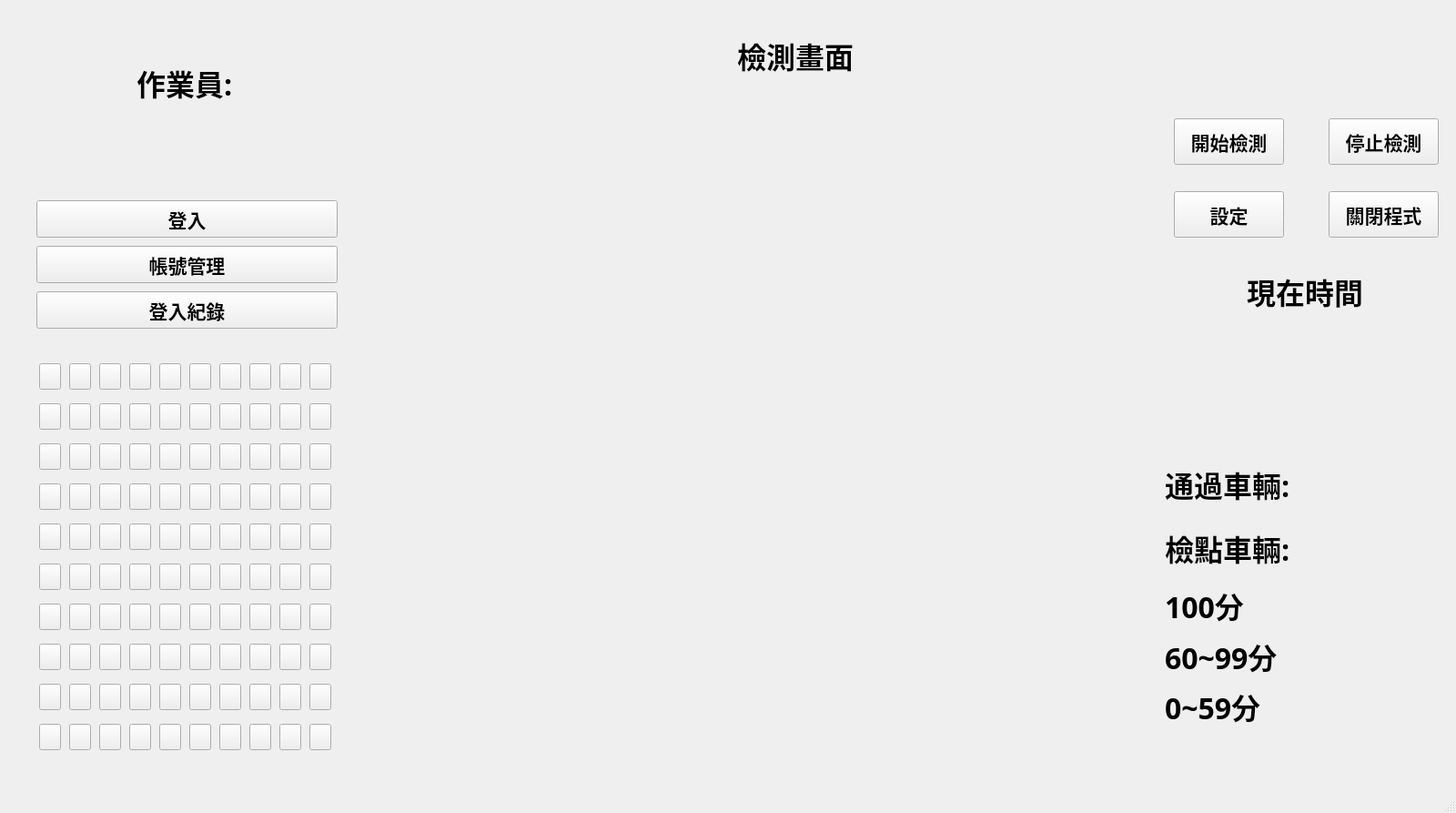
<?xml version="1.0" encoding="UTF-8"?>
<ui version="4.0">
 <class>MainWindow</class>
 <widget class="QMainWindow" name="MainWindow">
  <property name="enabled">
   <bool>true</bool>
  </property>
  <property name="geometry">
   <rect>
    <x>0</x>
    <y>0</y>
    <width>1600</width>
    <height>893</height>
   </rect>
  </property>
  <property name="windowTitle">
   <string>MainWindow</string>
  </property>
  <property name="styleSheet">
   <string notr="true"/>
  </property>
  <widget class="QWidget" name="centralwidget">
   <widget class="QWidget" name="gridLayoutWidget">
    <property name="geometry">
     <rect>
      <x>40</x>
      <y>390</y>
      <width>331</width>
      <height>451</height>
     </rect>
    </property>
    <layout class="QGridLayout" name="gridLayout">
     <item row="7" column="0">
      <widget class="QToolButton" name="toolButton_50">
       <property name="text">
        <string/>
       </property>
       <property name="iconSize">
        <size>
         <width>16</width>
         <height>22</height>
        </size>
       </property>
      </widget>
     </item>
     <item row="2" column="0">
      <widget class="QToolButton" name="toolButton_21">
       <property name="text">
        <string/>
       </property>
       <property name="iconSize">
        <size>
         <width>16</width>
         <height>22</height>
        </size>
       </property>
      </widget>
     </item>
     <item row="3" column="0">
      <widget class="QToolButton" name="toolButton_23">
       <property name="text">
        <string/>
       </property>
       <property name="iconSize">
        <size>
         <width>16</width>
         <height>22</height>
        </size>
       </property>
      </widget>
     </item>
     <item row="6" column="0">
      <widget class="QToolButton" name="toolButton_51">
       <property name="text">
        <string/>
       </property>
       <property name="iconSize">
        <size>
         <width>16</width>
         <height>22</height>
        </size>
       </property>
      </widget>
     </item>
     <item row="5" column="0">
      <widget class="QToolButton" name="toolButton_24">
       <property name="text">
        <string/>
       </property>
       <property name="iconSize">
        <size>
         <width>16</width>
         <height>22</height>
        </size>
       </property>
      </widget>
     </item>
     <item row="4" column="0">
      <widget class="QToolButton" name="toolButton_22">
       <property name="text">
        <string/>
       </property>
       <property name="iconSize">
        <size>
         <width>16</width>
         <height>22</height>
        </size>
       </property>
      </widget>
     </item>
     <item row="8" column="0">
      <widget class="QToolButton" name="toolButton_49">
       <property name="text">
        <string/>
       </property>
       <property name="iconSize">
        <size>
         <width>16</width>
         <height>22</height>
        </size>
       </property>
      </widget>
     </item>
     <item row="9" column="0">
      <widget class="QToolButton" name="toolButton_52">
       <property name="text">
        <string/>
       </property>
       <property name="iconSize">
        <size>
         <width>16</width>
         <height>22</height>
        </size>
       </property>
      </widget>
     </item>
     <item row="1" column="1">
      <widget class="QToolButton" name="toolButton_14">
       <property name="text">
        <string/>
       </property>
       <property name="iconSize">
        <size>
         <width>16</width>
         <height>22</height>
        </size>
       </property>
      </widget>
     </item>
     <item row="1" column="3">
      <widget class="QToolButton" name="toolButton_19">
       <property name="text">
        <string/>
       </property>
       <property name="iconSize">
        <size>
         <width>16</width>
         <height>22</height>
        </size>
       </property>
      </widget>
     </item>
     <item row="1" column="2">
      <widget class="QToolButton" name="toolButton_12">
       <property name="text">
        <string/>
       </property>
       <property name="iconSize">
        <size>
         <width>16</width>
         <height>22</height>
        </size>
       </property>
      </widget>
     </item>
     <item row="0" column="6">
      <widget class="QToolButton" name="toolButton_8">
       <property name="text">
        <string/>
       </property>
       <property name="iconSize">
        <size>
         <width>16</width>
         <height>22</height>
        </size>
       </property>
      </widget>
     </item>
     <item row="0" column="7">
      <widget class="QToolButton" name="toolButton_10">
       <property name="text">
        <string/>
       </property>
       <property name="iconSize">
        <size>
         <width>16</width>
         <height>22</height>
        </size>
       </property>
      </widget>
     </item>
     <item row="0" column="0">
      <widget class="QToolButton" name="toolButton">
       <property name="text">
        <string/>
       </property>
       <property name="iconSize">
        <size>
         <width>16</width>
         <height>22</height>
        </size>
       </property>
      </widget>
     </item>
     <item row="0" column="5">
      <widget class="QToolButton" name="toolButton_7">
       <property name="text">
        <string/>
       </property>
       <property name="iconSize">
        <size>
         <width>16</width>
         <height>22</height>
        </size>
       </property>
      </widget>
     </item>
     <item row="0" column="3">
      <widget class="QToolButton" name="toolButton_4">
       <property name="text">
        <string/>
       </property>
       <property name="iconSize">
        <size>
         <width>16</width>
         <height>22</height>
        </size>
       </property>
      </widget>
     </item>
     <item row="0" column="4">
      <widget class="QToolButton" name="toolButton_5">
       <property name="text">
        <string/>
       </property>
       <property name="iconSize">
        <size>
         <width>16</width>
         <height>22</height>
        </size>
       </property>
      </widget>
     </item>
     <item row="0" column="1">
      <widget class="QToolButton" name="toolButton_2">
       <property name="text">
        <string/>
       </property>
       <property name="iconSize">
        <size>
         <width>16</width>
         <height>22</height>
        </size>
       </property>
      </widget>
     </item>
     <item row="0" column="9">
      <widget class="QToolButton" name="toolButton_6">
       <property name="text">
        <string/>
       </property>
       <property name="iconSize">
        <size>
         <width>16</width>
         <height>22</height>
        </size>
       </property>
      </widget>
     </item>
     <item row="0" column="2">
      <widget class="QToolButton" name="toolButton_3">
       <property name="text">
        <string/>
       </property>
       <property name="iconSize">
        <size>
         <width>16</width>
         <height>22</height>
        </size>
       </property>
      </widget>
     </item>
     <item row="0" column="8">
      <widget class="QToolButton" name="toolButton_9">
       <property name="text">
        <string/>
       </property>
       <property name="iconSize">
        <size>
         <width>16</width>
         <height>22</height>
        </size>
       </property>
      </widget>
     </item>
     <item row="1" column="4">
      <widget class="QToolButton" name="toolButton_20">
       <property name="text">
        <string/>
       </property>
       <property name="iconSize">
        <size>
         <width>16</width>
         <height>22</height>
        </size>
       </property>
      </widget>
     </item>
     <item row="1" column="7">
      <widget class="QToolButton" name="toolButton_11">
       <property name="text">
        <string/>
       </property>
       <property name="iconSize">
        <size>
         <width>16</width>
         <height>22</height>
        </size>
       </property>
      </widget>
     </item>
     <item row="1" column="5">
      <widget class="QToolButton" name="toolButton_17">
       <property name="text">
        <string/>
       </property>
       <property name="iconSize">
        <size>
         <width>16</width>
         <height>22</height>
        </size>
       </property>
      </widget>
     </item>
     <item row="1" column="6">
      <widget class="QToolButton" name="toolButton_18">
       <property name="text">
        <string/>
       </property>
       <property name="iconSize">
        <size>
         <width>16</width>
         <height>22</height>
        </size>
       </property>
      </widget>
     </item>
     <item row="1" column="8">
      <widget class="QToolButton" name="toolButton_13">
       <property name="text">
        <string/>
       </property>
       <property name="iconSize">
        <size>
         <width>16</width>
         <height>22</height>
        </size>
       </property>
      </widget>
     </item>
     <item row="1" column="9">
      <widget class="QToolButton" name="toolButton_15">
       <property name="text">
        <string/>
       </property>
       <property name="iconSize">
        <size>
         <width>16</width>
         <height>22</height>
        </size>
       </property>
      </widget>
     </item>
     <item row="1" column="0">
      <widget class="QToolButton" name="toolButton_16">
       <property name="text">
        <string/>
       </property>
       <property name="iconSize">
        <size>
         <width>16</width>
         <height>22</height>
        </size>
       </property>
      </widget>
     </item>
     <item row="2" column="1">
      <widget class="QToolButton" name="toolButton_89">
       <property name="text">
        <string/>
       </property>
       <property name="iconSize">
        <size>
         <width>16</width>
         <height>22</height>
        </size>
       </property>
      </widget>
     </item>
     <item row="2" column="2">
      <widget class="QToolButton" name="toolButton_85">
       <property name="text">
        <string/>
       </property>
       <property name="iconSize">
        <size>
         <width>16</width>
         <height>22</height>
        </size>
       </property>
      </widget>
     </item>
     <item row="2" column="3">
      <widget class="QToolButton" name="toolButton_87">
       <property name="text">
        <string/>
       </property>
       <property name="iconSize">
        <size>
         <width>16</width>
         <height>22</height>
        </size>
       </property>
      </widget>
     </item>
     <item row="2" column="4">
      <widget class="QToolButton" name="toolButton_88">
       <property name="text">
        <string/>
       </property>
       <property name="iconSize">
        <size>
         <width>16</width>
         <height>22</height>
        </size>
       </property>
      </widget>
     </item>
     <item row="2" column="5">
      <widget class="QToolButton" name="toolButton_84">
       <property name="text">
        <string/>
       </property>
       <property name="iconSize">
        <size>
         <width>16</width>
         <height>22</height>
        </size>
       </property>
      </widget>
     </item>
     <item row="2" column="6">
      <widget class="QToolButton" name="toolButton_86">
       <property name="text">
        <string/>
       </property>
       <property name="iconSize">
        <size>
         <width>16</width>
         <height>22</height>
        </size>
       </property>
      </widget>
     </item>
     <item row="2" column="7">
      <widget class="QToolButton" name="toolButton_82">
       <property name="text">
        <string/>
       </property>
       <property name="iconSize">
        <size>
         <width>16</width>
         <height>22</height>
        </size>
       </property>
      </widget>
     </item>
     <item row="2" column="8">
      <widget class="QToolButton" name="toolButton_83">
       <property name="text">
        <string/>
       </property>
       <property name="iconSize">
        <size>
         <width>16</width>
         <height>22</height>
        </size>
       </property>
      </widget>
     </item>
     <item row="2" column="9">
      <widget class="QToolButton" name="toolButton_81">
       <property name="text">
        <string/>
       </property>
       <property name="iconSize">
        <size>
         <width>16</width>
         <height>22</height>
        </size>
       </property>
      </widget>
     </item>
     <item row="3" column="1">
      <widget class="QToolButton" name="toolButton_98">
       <property name="text">
        <string/>
       </property>
       <property name="iconSize">
        <size>
         <width>16</width>
         <height>22</height>
        </size>
       </property>
      </widget>
     </item>
     <item row="3" column="2">
      <widget class="QToolButton" name="toolButton_92">
       <property name="text">
        <string/>
       </property>
       <property name="iconSize">
        <size>
         <width>16</width>
         <height>22</height>
        </size>
       </property>
      </widget>
     </item>
     <item row="3" column="3">
      <widget class="QToolButton" name="toolButton_91">
       <property name="text">
        <string/>
       </property>
       <property name="iconSize">
        <size>
         <width>16</width>
         <height>22</height>
        </size>
       </property>
      </widget>
     </item>
     <item row="3" column="4">
      <widget class="QToolButton" name="toolButton_95">
       <property name="text">
        <string/>
       </property>
       <property name="iconSize">
        <size>
         <width>16</width>
         <height>22</height>
        </size>
       </property>
      </widget>
     </item>
     <item row="3" column="5">
      <widget class="QToolButton" name="toolButton_93">
       <property name="text">
        <string/>
       </property>
       <property name="iconSize">
        <size>
         <width>16</width>
         <height>22</height>
        </size>
       </property>
      </widget>
     </item>
     <item row="3" column="6">
      <widget class="QToolButton" name="toolButton_90">
       <property name="text">
        <string/>
       </property>
       <property name="iconSize">
        <size>
         <width>16</width>
         <height>22</height>
        </size>
       </property>
      </widget>
     </item>
     <item row="3" column="7">
      <widget class="QToolButton" name="toolButton_94">
       <property name="text">
        <string/>
       </property>
       <property name="iconSize">
        <size>
         <width>16</width>
         <height>22</height>
        </size>
       </property>
      </widget>
     </item>
     <item row="3" column="8">
      <widget class="QToolButton" name="toolButton_96">
       <property name="text">
        <string/>
       </property>
       <property name="iconSize">
        <size>
         <width>16</width>
         <height>22</height>
        </size>
       </property>
      </widget>
     </item>
     <item row="3" column="9">
      <widget class="QToolButton" name="toolButton_97">
       <property name="text">
        <string/>
       </property>
       <property name="iconSize">
        <size>
         <width>16</width>
         <height>22</height>
        </size>
       </property>
      </widget>
     </item>
     <item row="4" column="1">
      <widget class="QToolButton" name="toolButton_107">
       <property name="text">
        <string/>
       </property>
       <property name="iconSize">
        <size>
         <width>16</width>
         <height>22</height>
        </size>
       </property>
      </widget>
     </item>
     <item row="4" column="2">
      <widget class="QToolButton" name="toolButton_106">
       <property name="text">
        <string/>
       </property>
       <property name="iconSize">
        <size>
         <width>16</width>
         <height>22</height>
        </size>
       </property>
      </widget>
     </item>
     <item row="4" column="3">
      <widget class="QToolButton" name="toolButton_101">
       <property name="text">
        <string/>
       </property>
       <property name="iconSize">
        <size>
         <width>16</width>
         <height>22</height>
        </size>
       </property>
      </widget>
     </item>
     <item row="4" column="4">
      <widget class="QToolButton" name="toolButton_104">
       <property name="text">
        <string/>
       </property>
       <property name="iconSize">
        <size>
         <width>16</width>
         <height>22</height>
        </size>
       </property>
      </widget>
     </item>
     <item row="4" column="5">
      <widget class="QToolButton" name="toolButton_102">
       <property name="text">
        <string/>
       </property>
       <property name="iconSize">
        <size>
         <width>16</width>
         <height>22</height>
        </size>
       </property>
      </widget>
     </item>
     <item row="4" column="6">
      <widget class="QToolButton" name="toolButton_99">
       <property name="text">
        <string/>
       </property>
       <property name="iconSize">
        <size>
         <width>16</width>
         <height>22</height>
        </size>
       </property>
      </widget>
     </item>
     <item row="4" column="7">
      <widget class="QToolButton" name="toolButton_103">
       <property name="text">
        <string/>
       </property>
       <property name="iconSize">
        <size>
         <width>16</width>
         <height>22</height>
        </size>
       </property>
      </widget>
     </item>
     <item row="4" column="8">
      <widget class="QToolButton" name="toolButton_105">
       <property name="text">
        <string/>
       </property>
       <property name="iconSize">
        <size>
         <width>16</width>
         <height>22</height>
        </size>
       </property>
      </widget>
     </item>
     <item row="4" column="9">
      <widget class="QToolButton" name="toolButton_100">
       <property name="text">
        <string/>
       </property>
       <property name="iconSize">
        <size>
         <width>16</width>
         <height>22</height>
        </size>
       </property>
      </widget>
     </item>
     <item row="5" column="1">
      <widget class="QToolButton" name="toolButton_116">
       <property name="text">
        <string/>
       </property>
       <property name="iconSize">
        <size>
         <width>16</width>
         <height>22</height>
        </size>
       </property>
      </widget>
     </item>
     <item row="5" column="2">
      <widget class="QToolButton" name="toolButton_110">
       <property name="text">
        <string/>
       </property>
       <property name="iconSize">
        <size>
         <width>16</width>
         <height>22</height>
        </size>
       </property>
      </widget>
     </item>
     <item row="5" column="3">
      <widget class="QToolButton" name="toolButton_115">
       <property name="text">
        <string/>
       </property>
       <property name="iconSize">
        <size>
         <width>16</width>
         <height>22</height>
        </size>
       </property>
      </widget>
     </item>
     <item row="5" column="4">
      <widget class="QToolButton" name="toolButton_109">
       <property name="text">
        <string/>
       </property>
       <property name="iconSize">
        <size>
         <width>16</width>
         <height>22</height>
        </size>
       </property>
      </widget>
     </item>
     <item row="5" column="5">
      <widget class="QToolButton" name="toolButton_108">
       <property name="text">
        <string/>
       </property>
       <property name="iconSize">
        <size>
         <width>16</width>
         <height>22</height>
        </size>
       </property>
      </widget>
     </item>
     <item row="5" column="6">
      <widget class="QToolButton" name="toolButton_114">
       <property name="text">
        <string/>
       </property>
       <property name="iconSize">
        <size>
         <width>16</width>
         <height>22</height>
        </size>
       </property>
      </widget>
     </item>
     <item row="5" column="7">
      <widget class="QToolButton" name="toolButton_111">
       <property name="text">
        <string/>
       </property>
       <property name="iconSize">
        <size>
         <width>16</width>
         <height>22</height>
        </size>
       </property>
      </widget>
     </item>
     <item row="5" column="8">
      <widget class="QToolButton" name="toolButton_113">
       <property name="text">
        <string/>
       </property>
       <property name="iconSize">
        <size>
         <width>16</width>
         <height>22</height>
        </size>
       </property>
      </widget>
     </item>
     <item row="5" column="9">
      <widget class="QToolButton" name="toolButton_112">
       <property name="text">
        <string/>
       </property>
       <property name="iconSize">
        <size>
         <width>16</width>
         <height>22</height>
        </size>
       </property>
      </widget>
     </item>
     <item row="6" column="1">
      <widget class="QToolButton" name="toolButton_125">
       <property name="text">
        <string/>
       </property>
       <property name="iconSize">
        <size>
         <width>16</width>
         <height>22</height>
        </size>
       </property>
      </widget>
     </item>
     <item row="6" column="2">
      <widget class="QToolButton" name="toolButton_122">
       <property name="text">
        <string/>
       </property>
       <property name="iconSize">
        <size>
         <width>16</width>
         <height>22</height>
        </size>
       </property>
      </widget>
     </item>
     <item row="6" column="3">
      <widget class="QToolButton" name="toolButton_119">
       <property name="text">
        <string/>
       </property>
       <property name="iconSize">
        <size>
         <width>16</width>
         <height>22</height>
        </size>
       </property>
      </widget>
     </item>
     <item row="6" column="4">
      <widget class="QToolButton" name="toolButton_121">
       <property name="text">
        <string/>
       </property>
       <property name="iconSize">
        <size>
         <width>16</width>
         <height>22</height>
        </size>
       </property>
      </widget>
     </item>
     <item row="6" column="5">
      <widget class="QToolButton" name="toolButton_120">
       <property name="text">
        <string/>
       </property>
       <property name="iconSize">
        <size>
         <width>16</width>
         <height>22</height>
        </size>
       </property>
      </widget>
     </item>
     <item row="6" column="6">
      <widget class="QToolButton" name="toolButton_123">
       <property name="text">
        <string/>
       </property>
       <property name="iconSize">
        <size>
         <width>16</width>
         <height>22</height>
        </size>
       </property>
      </widget>
     </item>
     <item row="6" column="7">
      <widget class="QToolButton" name="toolButton_124">
       <property name="text">
        <string/>
       </property>
       <property name="iconSize">
        <size>
         <width>16</width>
         <height>22</height>
        </size>
       </property>
      </widget>
     </item>
     <item row="6" column="8">
      <widget class="QToolButton" name="toolButton_118">
       <property name="text">
        <string/>
       </property>
       <property name="iconSize">
        <size>
         <width>16</width>
         <height>22</height>
        </size>
       </property>
      </widget>
     </item>
     <item row="6" column="9">
      <widget class="QToolButton" name="toolButton_117">
       <property name="text">
        <string/>
       </property>
       <property name="iconSize">
        <size>
         <width>16</width>
         <height>22</height>
        </size>
       </property>
      </widget>
     </item>
     <item row="7" column="1">
      <widget class="QToolButton" name="toolButton_134">
       <property name="text">
        <string/>
       </property>
       <property name="iconSize">
        <size>
         <width>16</width>
         <height>22</height>
        </size>
       </property>
      </widget>
     </item>
     <item row="7" column="2">
      <widget class="QToolButton" name="toolButton_131">
       <property name="text">
        <string/>
       </property>
       <property name="iconSize">
        <size>
         <width>16</width>
         <height>22</height>
        </size>
       </property>
      </widget>
     </item>
     <item row="7" column="3">
      <widget class="QToolButton" name="toolButton_128">
       <property name="text">
        <string/>
       </property>
       <property name="iconSize">
        <size>
         <width>16</width>
         <height>22</height>
        </size>
       </property>
      </widget>
     </item>
     <item row="7" column="4">
      <widget class="QToolButton" name="toolButton_130">
       <property name="text">
        <string/>
       </property>
       <property name="iconSize">
        <size>
         <width>16</width>
         <height>22</height>
        </size>
       </property>
      </widget>
     </item>
     <item row="7" column="5">
      <widget class="QToolButton" name="toolButton_133">
       <property name="text">
        <string/>
       </property>
       <property name="iconSize">
        <size>
         <width>16</width>
         <height>22</height>
        </size>
       </property>
      </widget>
     </item>
     <item row="7" column="6">
      <widget class="QToolButton" name="toolButton_132">
       <property name="text">
        <string/>
       </property>
       <property name="iconSize">
        <size>
         <width>16</width>
         <height>22</height>
        </size>
       </property>
      </widget>
     </item>
     <item row="7" column="7">
      <widget class="QToolButton" name="toolButton_126">
       <property name="text">
        <string/>
       </property>
       <property name="iconSize">
        <size>
         <width>16</width>
         <height>22</height>
        </size>
       </property>
      </widget>
     </item>
     <item row="7" column="8">
      <widget class="QToolButton" name="toolButton_127">
       <property name="text">
        <string/>
       </property>
       <property name="iconSize">
        <size>
         <width>16</width>
         <height>22</height>
        </size>
       </property>
      </widget>
     </item>
     <item row="7" column="9">
      <widget class="QToolButton" name="toolButton_129">
       <property name="text">
        <string/>
       </property>
       <property name="iconSize">
        <size>
         <width>16</width>
         <height>22</height>
        </size>
       </property>
      </widget>
     </item>
     <item row="8" column="1">
      <widget class="QToolButton" name="toolButton_143">
       <property name="text">
        <string/>
       </property>
       <property name="iconSize">
        <size>
         <width>16</width>
         <height>22</height>
        </size>
       </property>
      </widget>
     </item>
     <item row="8" column="2">
      <widget class="QToolButton" name="toolButton_142">
       <property name="text">
        <string/>
       </property>
       <property name="iconSize">
        <size>
         <width>16</width>
         <height>22</height>
        </size>
       </property>
      </widget>
     </item>
     <item row="8" column="3">
      <widget class="QToolButton" name="toolButton_138">
       <property name="text">
        <string/>
       </property>
       <property name="iconSize">
        <size>
         <width>16</width>
         <height>22</height>
        </size>
       </property>
      </widget>
     </item>
     <item row="8" column="4">
      <widget class="QToolButton" name="toolButton_136">
       <property name="text">
        <string/>
       </property>
       <property name="iconSize">
        <size>
         <width>16</width>
         <height>22</height>
        </size>
       </property>
      </widget>
     </item>
     <item row="8" column="5">
      <widget class="QToolButton" name="toolButton_135">
       <property name="text">
        <string/>
       </property>
       <property name="iconSize">
        <size>
         <width>16</width>
         <height>22</height>
        </size>
       </property>
      </widget>
     </item>
     <item row="8" column="6">
      <widget class="QToolButton" name="toolButton_140">
       <property name="text">
        <string/>
       </property>
       <property name="iconSize">
        <size>
         <width>16</width>
         <height>22</height>
        </size>
       </property>
      </widget>
     </item>
     <item row="8" column="7">
      <widget class="QToolButton" name="toolButton_141">
       <property name="text">
        <string/>
       </property>
       <property name="iconSize">
        <size>
         <width>16</width>
         <height>22</height>
        </size>
       </property>
      </widget>
     </item>
     <item row="8" column="8">
      <widget class="QToolButton" name="toolButton_137">
       <property name="text">
        <string/>
       </property>
       <property name="iconSize">
        <size>
         <width>16</width>
         <height>22</height>
        </size>
       </property>
      </widget>
     </item>
     <item row="8" column="9">
      <widget class="QToolButton" name="toolButton_139">
       <property name="text">
        <string/>
       </property>
       <property name="iconSize">
        <size>
         <width>16</width>
         <height>22</height>
        </size>
       </property>
      </widget>
     </item>
     <item row="9" column="1">
      <widget class="QToolButton" name="toolButton_152">
       <property name="text">
        <string/>
       </property>
       <property name="iconSize">
        <size>
         <width>16</width>
         <height>22</height>
        </size>
       </property>
      </widget>
     </item>
     <item row="9" column="2">
      <widget class="QToolButton" name="toolButton_148">
       <property name="text">
        <string/>
       </property>
       <property name="iconSize">
        <size>
         <width>16</width>
         <height>22</height>
        </size>
       </property>
      </widget>
     </item>
     <item row="9" column="3">
      <widget class="QToolButton" name="toolButton_144">
       <property name="text">
        <string/>
       </property>
       <property name="iconSize">
        <size>
         <width>16</width>
         <height>22</height>
        </size>
       </property>
      </widget>
     </item>
     <item row="9" column="4">
      <widget class="QToolButton" name="toolButton_149">
       <property name="text">
        <string/>
       </property>
       <property name="iconSize">
        <size>
         <width>16</width>
         <height>22</height>
        </size>
       </property>
      </widget>
     </item>
     <item row="9" column="5">
      <widget class="QToolButton" name="toolButton_145">
       <property name="text">
        <string/>
       </property>
       <property name="iconSize">
        <size>
         <width>16</width>
         <height>22</height>
        </size>
       </property>
      </widget>
     </item>
     <item row="9" column="6">
      <widget class="QToolButton" name="toolButton_146">
       <property name="text">
        <string/>
       </property>
       <property name="iconSize">
        <size>
         <width>16</width>
         <height>22</height>
        </size>
       </property>
      </widget>
     </item>
     <item row="9" column="7">
      <widget class="QToolButton" name="toolButton_147">
       <property name="text">
        <string/>
       </property>
       <property name="iconSize">
        <size>
         <width>16</width>
         <height>22</height>
        </size>
       </property>
      </widget>
     </item>
     <item row="9" column="8">
      <widget class="QToolButton" name="toolButton_151">
       <property name="text">
        <string/>
       </property>
       <property name="iconSize">
        <size>
         <width>16</width>
         <height>22</height>
        </size>
       </property>
      </widget>
     </item>
     <item row="9" column="9">
      <widget class="QToolButton" name="toolButton_150">
       <property name="text">
        <string/>
       </property>
       <property name="iconSize">
        <size>
         <width>16</width>
         <height>22</height>
        </size>
       </property>
      </widget>
     </item>
    </layout>
   </widget>
   <widget class="QPushButton" name="pushButton">
    <property name="geometry">
     <rect>
      <x>40</x>
      <y>220</y>
      <width>331</width>
      <height>41</height>
     </rect>
    </property>
    <property name="font">
     <font>
      <family>微軟正黑體</family>
      <pointsize>16</pointsize>
      <weight>75</weight>
      <bold>true</bold>
     </font>
    </property>
    <property name="text">
     <string>登入</string>
    </property>
   </widget>
   <widget class="QPushButton" name="pushButton_2">
    <property name="geometry">
     <rect>
      <x>40</x>
      <y>270</y>
      <width>331</width>
      <height>41</height>
     </rect>
    </property>
    <property name="font">
     <font>
      <family>微軟正黑體</family>
      <pointsize>16</pointsize>
      <weight>75</weight>
      <bold>true</bold>
     </font>
    </property>
    <property name="text">
     <string>帳號管理</string>
    </property>
   </widget>
   <widget class="QLabel" name="label">
    <property name="geometry">
     <rect>
      <x>150</x>
      <y>60</y>
      <width>111</width>
      <height>61</height>
     </rect>
    </property>
    <property name="font">
     <font>
      <family>微軟正黑體</family>
      <pointsize>24</pointsize>
      <weight>75</weight>
      <bold>true</bold>
     </font>
    </property>
    <property name="text">
     <string>作業員:</string>
    </property>
   </widget>
   <widget class="QLabel" name="label_2">
    <property name="geometry">
     <rect>
      <x>810</x>
      <y>30</y>
      <width>141</width>
      <height>61</height>
     </rect>
    </property>
    <property name="font">
     <font>
      <family>微軟正黑體</family>
      <pointsize>24</pointsize>
      <weight>75</weight>
      <bold>true</bold>
     </font>
    </property>
    <property name="text">
     <string>檢測畫面</string>
    </property>
   </widget>
   <widget class="QPushButton" name="pushButton_3">
    <property name="geometry">
     <rect>
      <x>1290</x>
      <y>130</y>
      <width>121</width>
      <height>51</height>
     </rect>
    </property>
    <property name="font">
     <font>
      <family>微軟正黑體</family>
      <pointsize>16</pointsize>
      <weight>75</weight>
      <bold>true</bold>
     </font>
    </property>
    <property name="text">
     <string>開始檢測</string>
    </property>
   </widget>
   <widget class="QPushButton" name="pushButton_4">
    <property name="geometry">
     <rect>
      <x>1460</x>
      <y>130</y>
      <width>121</width>
      <height>51</height>
     </rect>
    </property>
    <property name="font">
     <font>
      <family>微軟正黑體</family>
      <pointsize>16</pointsize>
      <weight>75</weight>
      <bold>true</bold>
     </font>
    </property>
    <property name="text">
     <string>停止檢測</string>
    </property>
   </widget>
   <widget class="QPushButton" name="pushButton_5">
    <property name="geometry">
     <rect>
      <x>1460</x>
      <y>210</y>
      <width>121</width>
      <height>51</height>
     </rect>
    </property>
    <property name="font">
     <font>
      <family>微軟正黑體</family>
      <pointsize>16</pointsize>
      <weight>75</weight>
      <bold>true</bold>
     </font>
    </property>
    <property name="text">
     <string>關閉程式</string>
    </property>
   </widget>
   <widget class="QWidget" name="verticalLayoutWidget">
    <property name="geometry">
     <rect>
      <x>1280</x>
      <y>500</y>
      <width>160</width>
      <height>134</height>
     </rect>
    </property>
    <layout class="QVBoxLayout" name="verticalLayout">
     <item>
      <widget class="QLabel" name="label_3">
       <property name="font">
        <font>
         <family>微軟正黑體</family>
         <pointsize>24</pointsize>
         <weight>75</weight>
         <bold>true</bold>
        </font>
       </property>
       <property name="text">
        <string>通過車輛:</string>
       </property>
      </widget>
     </item>
     <item>
      <widget class="QLabel" name="label_5">
       <property name="font">
        <font>
         <family>微軟正黑體</family>
         <pointsize>24</pointsize>
         <weight>75</weight>
         <bold>true</bold>
        </font>
       </property>
       <property name="text">
        <string>檢點車輛:</string>
       </property>
      </widget>
     </item>
    </layout>
   </widget>
   <widget class="QLabel" name="label_4">
    <property name="geometry">
     <rect>
      <x>1370</x>
      <y>300</y>
      <width>131</width>
      <height>40</height>
     </rect>
    </property>
    <property name="font">
     <font>
      <family>微軟正黑體</family>
      <pointsize>24</pointsize>
      <weight>75</weight>
      <bold>true</bold>
     </font>
    </property>
    <property name="text">
     <string>現在時間</string>
    </property>
   </widget>
   <widget class="QWidget" name="verticalLayoutWidget_2">
    <property name="geometry">
     <rect>
      <x>1280</x>
      <y>640</y>
      <width>221</width>
      <height>161</height>
     </rect>
    </property>
    <layout class="QVBoxLayout" name="verticalLayout_2">
     <item>
      <widget class="QLabel" name="label_6">
       <property name="font">
        <font>
         <family>微軟正黑體</family>
         <pointsize>24</pointsize>
         <weight>75</weight>
         <bold>true</bold>
        </font>
       </property>
       <property name="text">
        <string>100分</string>
       </property>
      </widget>
     </item>
     <item>
      <widget class="QLabel" name="label_8">
       <property name="font">
        <font>
         <family>微軟正黑體</family>
         <pointsize>24</pointsize>
         <weight>75</weight>
         <bold>true</bold>
        </font>
       </property>
       <property name="text">
        <string>60~99分</string>
       </property>
      </widget>
     </item>
     <item>
      <widget class="QLabel" name="label_7">
       <property name="font">
        <font>
         <family>微軟正黑體</family>
         <pointsize>24</pointsize>
         <weight>75</weight>
         <bold>true</bold>
        </font>
       </property>
       <property name="text">
        <string>0~59分</string>
       </property>
      </widget>
     </item>
    </layout>
   </widget>
   <widget class="QLabel" name="label_9">
    <property name="geometry">
     <rect>
      <x>0</x>
      <y>0</y>
      <width>1600</width>
      <height>900</height>
     </rect>
    </property>
    <property name="text">
     <string/>
    </property>
    <property name="pixmap">
     <pixmap>resource/background.jpg</pixmap>
    </property>
   </widget>
   <widget class="QLabel" name="label_10">
    <property name="geometry">
     <rect>
      <x>1350</x>
      <y>20</y>
      <width>181</width>
      <height>91</height>
     </rect>
    </property>
    <property name="text">
     <string/>
    </property>
    <property name="pixmap">
     <pixmap>resource/chernger.png</pixmap>
    </property>
    <property name="scaledContents">
     <bool>true</bool>
    </property>
   </widget>
   <widget class="QLabel" name="label_11">
    <property name="geometry">
     <rect>
      <x>420</x>
      <y>140</y>
      <width>821</width>
      <height>682</height>
     </rect>
    </property>
    <property name="text">
     <string/>
    </property>
   </widget>
   <widget class="QPushButton" name="pushButton_6">
    <property name="geometry">
     <rect>
      <x>40</x>
      <y>320</y>
      <width>331</width>
      <height>41</height>
     </rect>
    </property>
    <property name="font">
     <font>
      <family>微軟正黑體</family>
      <pointsize>16</pointsize>
      <weight>75</weight>
      <bold>true</bold>
     </font>
    </property>
    <property name="text">
     <string>登入紀錄</string>
    </property>
   </widget>
   <widget class="QLabel" name="label_12">
    <property name="geometry">
     <rect>
      <x>1330</x>
      <y>340</y>
      <width>211</width>
      <height>61</height>
     </rect>
    </property>
    <property name="font">
     <font>
      <family>微軟正黑體</family>
      <pointsize>16</pointsize>
      <weight>75</weight>
      <bold>true</bold>
     </font>
    </property>
    <property name="text">
     <string/>
    </property>
    <property name="alignment">
     <set>Qt::AlignCenter</set>
    </property>
   </widget>
   <widget class="QLabel" name="label_13">
    <property name="geometry">
     <rect>
      <x>1460</x>
      <y>510</y>
      <width>91</width>
      <height>41</height>
     </rect>
    </property>
    <property name="font">
     <font>
      <family>微軟正黑體</family>
      <pointsize>24</pointsize>
      <weight>75</weight>
      <bold>true</bold>
     </font>
    </property>
    <property name="text">
     <string/>
    </property>
   </widget>
   <widget class="QPushButton" name="pushButton_7">
    <property name="geometry">
     <rect>
      <x>1290</x>
      <y>210</y>
      <width>121</width>
      <height>51</height>
     </rect>
    </property>
    <property name="font">
     <font>
      <family>微軟正黑體</family>
      <pointsize>16</pointsize>
      <weight>75</weight>
      <bold>true</bold>
     </font>
    </property>
    <property name="text">
     <string>設定</string>
    </property>
   </widget>
   <zorder>label_9</zorder>
   <zorder>gridLayoutWidget</zorder>
   <zorder>pushButton</zorder>
   <zorder>pushButton_2</zorder>
   <zorder>label</zorder>
   <zorder>label_2</zorder>
   <zorder>pushButton_3</zorder>
   <zorder>pushButton_4</zorder>
   <zorder>pushButton_5</zorder>
   <zorder>verticalLayoutWidget</zorder>
   <zorder>label_4</zorder>
   <zorder>verticalLayoutWidget_2</zorder>
   <zorder>label_10</zorder>
   <zorder>label_11</zorder>
   <zorder>pushButton_6</zorder>
   <zorder>label_12</zorder>
   <zorder>label_13</zorder>
   <zorder>pushButton_7</zorder>
  </widget>
  <widget class="QMenuBar" name="menubar">
   <property name="geometry">
    <rect>
     <x>0</x>
     <y>0</y>
     <width>1600</width>
     <height>21</height>
    </rect>
   </property>
  </widget>
  <widget class="QStatusBar" name="statusbar"/>
 </widget>
 <resources/>
 <connections/>
</ui>
